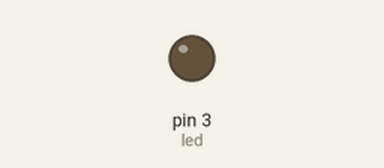
The sketch below on a simulated Arduino Uno, built with avr-gcc and run on an emulated ATmega328P. On the bench: output pins drawn as LEDs (lit = HIGH). Dashed ring = blinking. What the sketch prints to the serial monitor is not drawn.

Above: at 1.0 s.
At 2.5 s:
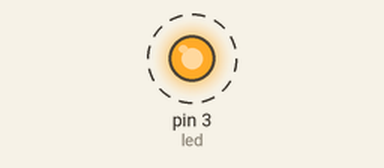
Timing chart, 0 to 4.6 s (numbered marks = the images above):
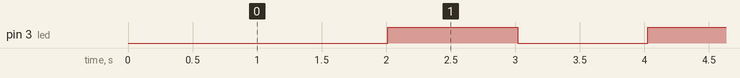

The sketch:

millis_macros_1.ino
```cpp
#include <EEPROM.h>

const int led = 3;
unsigned long timer_now, timer_past;
bool led_state = LOW;

void setup(){
    pinMode( led, OUTPUT );
    Serial.begin( 9600 );
}

void loop(){

    //led_p();
    timer_now = millis();
    Serial.println( timer_now );
    if( timer_now - timer_past >= 1000 ){
        if( led_state == LOW ){
            digitalWrite( led, led_state );
            led_state = HIGH;
        }
        else{
            digitalWrite( led, led_state );
            led_state = LOW;
      }
        timer_past = timer_now;
    }
    Serial.println( "A different process doing in the same time by Arduino.." );
    delay( 100 );
}
```

Measured:
- by itself, pin 3 (led): alternates HIGH for 1.0 s and LOW for 1.0 s
